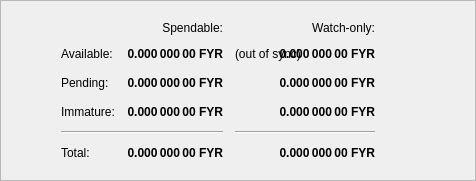
                <widget class="QFrame" name="frame">
                    <property name="frameShape">
                        <enum>QFrame::StyledPanel</enum>
                    </property>
                    <property name="frameShadow">
                        <enum>QFrame::Raised</enum>
                    </property>
                    <layout class="QHBoxLayout">
                         <item>
                            <spacer name="horizontalSpacerWalletSecruity">
                                <property name="orientation">
                                    <enum>Qt::Horizontal</enum>
                                </property>
                                <property name="sizeHint" stdset="0">
                                    <size>
                                        <width>40</width>
                                        <height>1</height>
                                    </size>
                                </property>
                            </spacer>
                        </item>
                        <item>
                            <widget class="QFrame">
                                <layout class="QVBoxLayout" name="verticalLayout_4">
                                   
                                    <item>
                                        <layout class="QGridLayout" name="gridLayout">
                                            <property name="spacing">
                                                <number>12</number>
                                            </property>
                                            <item row="0" column="1">
                                                <widget class="QLabel" name="labelSpendable">
                                                    <property name="text">
                                                        <string>Spendable:</string>
                                                    </property>
                                                    <property name="alignment">
                                                        <set>Qt::AlignRight|Qt::AlignTrailing|Qt::AlignVCenter</set>
                                                    </property>
                                                </widget>
                                            </item>
                                            <item row="0" column="2">
                                                <widget class="QLabel" name="labelWatchonly">
                                                    <property name="text">
                                                        <string>Watch-only:</string>
                                                    </property>
                                                    <property name="alignment">
                                                        <set>Qt::AlignRight|Qt::AlignTrailing|Qt::AlignVCenter</set>
                                                    </property>
                                                </widget>
                                            </item>
                                            <item row="1" column="0">
                                                <widget class="QLabel" name="labelBalanceText">
                                                    <property name="text">
                                                        <string>Available:</string>
                                                    </property>
                                                </widget>
                                            </item>
                                            <item row="1" column="1">
                                                <widget class="QLabel" name="labelBalance">
                                                    <property name="font">
                                                        <font>
                                                            <weight>75</weight>
                                                            <bold>true</bold>
                                                        </font>
                                                    </property>
                                                    <property name="cursor">
                                                        <cursorShape>IBeamCursor</cursorShape>
                                                    </property>
                                                    <property name="toolTip">
                                                        <string>Your current spendable balance</string>
                                                    </property>
                                                    <property name="text">
                                                        <string notr="true">0.000 000 00 FYR</string>
                                                    </property>
                                                    <property name="alignment">
                                                        <set>Qt::AlignRight|Qt::AlignTrailing|Qt::AlignVCenter</set>
                                                    </property>
                                                    <property name="textInteractionFlags">
                                                        <set>Qt::LinksAccessibleByMouse|Qt::TextSelectableByKeyboard|Qt::TextSelectableByMouse</set>
                                                    </property>
                                                </widget>
                                            </item>
                                            <item row="1" column="2">
                                                <widget class="QLabel" name="labelWalletStatus">
                                                    <property name="toolTip">
                                                        <string>The displayed information may be out of date. Your wallet automatically synchronizes with the Fyre network after a connection is established, but this process has not completed yet.</string>
                                                    </property>
                                                    <property name="text">
                                                        <string notr="true">(out of sync)</string>
                                                    </property>
                                                    <property name="alignment">
                                                        <set>Qt::AlignLeading|Qt::AlignLeft|Qt::AlignVCenter</set>
                                                    </property>
                                                </widget>
                                            </item>
                                            <item row="1" column="2">
                                                <widget class="QLabel" name="labelWatchAvailable">
                                                    <property name="font">
                                                        <font>
                                                            <weight>75</weight>
                                                            <bold>true</bold>
                                                        </font>
                                                    </property>
                                                    <property name="cursor">
                                                        <cursorShape>IBeamCursor</cursorShape>
                                                    </property>
                                                    <property name="toolTip">
                                                        <string>Your current balance in watch-only addresses</string>
                                                    </property>
                                                    <property name="text">
                                                        <string notr="true">0.000 000 00 FYR</string>
                                                    </property>
                                                    <property name="alignment">
                                                        <set>Qt::AlignRight|Qt::AlignTrailing|Qt::AlignVCenter</set>
                                                    </property>
                                                    <property name="textInteractionFlags">
                                                        <set>Qt::LinksAccessibleByMouse|Qt::TextSelectableByKeyboard|Qt::TextSelectableByMouse</set>
                                                    </property>
                                                </widget>
                                            </item>
                                            <item row="2" column="0">
                                                <widget class="QLabel" name="labelPendingText">
                                                    <property name="text">
                                                        <string>Pending:</string>
                                                    </property>
                                                </widget>
                                            </item>
                                            <item row="2" column="1">
                                                <widget class="QLabel" name="labelUnconfirmed">
                                                    <property name="font">
                                                        <font>
                                                            <weight>75</weight>
                                                            <bold>true</bold>
                                                        </font>
                                                    </property>
                                                    <property name="cursor">
                                                        <cursorShape>IBeamCursor</cursorShape>
                                                    </property>
                                                    <property name="toolTip">
                                                        <string>Total of transactions that have yet to be confirmed, and do not yet count toward the spendable balance</string>
                                                    </property>
                                                    <property name="text">
                                                        <string notr="true">0.000 000 00 FYR</string>
                                                    </property>
                                                    <property name="alignment">
                                                        <set>Qt::AlignRight|Qt::AlignTrailing|Qt::AlignVCenter</set>
                                                    </property>
                                                    <property name="textInteractionFlags">
                                                        <set>Qt::LinksAccessibleByMouse|Qt::TextSelectableByKeyboard|Qt::TextSelectableByMouse</set>
                                                    </property>
                                                </widget>
                                            </item>
                                            <item row="2" column="2">
                                                <widget class="QLabel" name="labelWatchPending">
                                                    <property name="font">
                                                        <font>
                                                            <weight>75</weight>
                                                            <bold>true</bold>
                                                        </font>
                                                    </property>
                                                    <property name="cursor">
                                                        <cursorShape>IBeamCursor</cursorShape>
                                                    </property>
                                                    <property name="toolTip">
                                                        <string>Unconfirmed transactions to watch-only addresses</string>
                                                    </property>
                                                    <property name="text">
                                                        <string notr="true">0.000 000 00 FYR</string>
                                                    </property>
                                                    <property name="alignment">
                                                        <set>Qt::AlignRight|Qt::AlignTrailing|Qt::AlignVCenter</set>
                                                    </property>
                                                    <property name="textInteractionFlags">
                                                        <set>Qt::LinksAccessibleByMouse|Qt::TextSelectableByKeyboard|Qt::TextSelectableByMouse</set>
                                                    </property>
                                                </widget>
                                            </item>
                                            <item row="2" column="3">
                                                <spacer name="horizontalSpacer_2">
                                                    <property name="orientation">
                                                        <enum>Qt::Horizontal</enum>
                                                    </property>
                                                    <property name="sizeHint" stdset="0">
                                                        <size>
                                                            <width>40</width>
                                                            <height>20</height>
                                                        </size>
                                                    </property>
                                                </spacer>
                                            </item>
                                            <item row="3" column="0">
                                                <widget class="QLabel" name="labelImmatureText">
                                                    <property name="text">
                                                        <string>Immature:</string>
                                                    </property>
                                                </widget>
                                            </item>
                                            <item row="3" column="1">
                                                <widget class="QLabel" name="labelImmature">
                                                    <property name="font">
                                                        <font>
                                                            <weight>75</weight>
                                                            <bold>true</bold>
                                                        </font>
                                                    </property>
                                                    <property name="cursor">
                                                        <cursorShape>IBeamCursor</cursorShape>
                                                    </property>
                                                    <property name="toolTip">
                                                        <string>Mined balance that has not yet matured</string>
                                                    </property>
                                                    <property name="text">
                                                        <string notr="true">0.000 000 00 FYR</string>
                                                    </property>
                                                    <property name="alignment">
                                                        <set>Qt::AlignRight|Qt::AlignTrailing|Qt::AlignVCenter</set>
                                                    </property>
                                                    <property name="textInteractionFlags">
                                                        <set>Qt::LinksAccessibleByMouse|Qt::TextSelectableByKeyboard|Qt::TextSelectableByMouse</set>
                                                    </property>
                                                </widget>
                                            </item>
                                            <item row="3" column="2">
                                                <widget class="QLabel" name="labelWatchImmature">
                                                    <property name="font">
                                                        <font>
                                                            <weight>75</weight>
                                                            <bold>true</bold>
                                                        </font>
                                                    </property>
                                                    <property name="cursor">
                                                        <cursorShape>IBeamCursor</cursorShape>
                                                    </property>
                                                    <property name="toolTip">
                                                        <string>Mined balance in watch-only addresses that has not yet matured</string>
                                                    </property>
                                                    <property name="text">
                                                        <string notr="true">0.000 000 00 FYR</string>
                                                    </property>
                                                    <property name="alignment">
                                                        <set>Qt::AlignRight|Qt::AlignTrailing|Qt::AlignVCenter</set>
                                                    </property>
                                                    <property name="textInteractionFlags">
                                                        <set>Qt::LinksAccessibleByMouse|Qt::TextSelectableByKeyboard|Qt::TextSelectableByMouse</set>
                                                    </property>
                                                </widget>
                                            </item>
                                            <item row="4" column="0" colspan="2">
                                                <widget class="Line" name="lineSpendableBalance">
                                                    <property name="orientation">
                                                        <enum>Qt::Horizontal</enum>
                                                    </property>
                                                </widget>
                                            </item>
                                            <item row="4" column="2">
                                                <widget class="Line" name="lineWatchBalance">
                                                    <property name="sizePolicy">
                                                        <sizepolicy hsizetype="Preferred" vsizetype="Fixed">
                                                            <horstretch>0</horstretch>
                                                            <verstretch>0</verstretch>
                                                        </sizepolicy>
                                                    </property>
                                                    <property name="minimumSize">
                                                        <size>
                                                            <width>140</width>
                                                            <height>0</height>
                                                        </size>
                                                    </property>
                                                    <property name="orientation">
                                                        <enum>Qt::Horizontal</enum>
                                                    </property>
                                                </widget>
                                            </item>
                                            <item row="5" column="0">
                                                <widget class="QLabel" name="labelTotalText">
                                                    <property name="text">
                                                        <string>Total:</string>
                                                    </property>
                                                </widget>
                                            </item>
                                            <item row="5" column="1">
                                                <widget class="QLabel" name="labelTotal">
                                                    <property name="font">
                                                        <font>
                                                            <weight>75</weight>
                                                            <bold>true</bold>
                                                        </font>
                                                    </property>
                                                    <property name="cursor">
                                                        <cursorShape>IBeamCursor</cursorShape>
                                                    </property>
                                                    <property name="toolTip">
                                                        <string>Your current total balance</string>
                                                    </property>
                                                    <property name="text">
                                                        <string notr="true">0.000 000 00 FYR</string>
                                                    </property>
                                                    <property name="alignment">
                                                        <set>Qt::AlignRight|Qt::AlignTrailing|Qt::AlignVCenter</set>
                                                    </property>
                                                    <property name="textInteractionFlags">
                                                        <set>Qt::LinksAccessibleByMouse|Qt::TextSelectableByKeyboard|Qt::TextSelectableByMouse</set>
                                                    </property>
                                                </widget>
                                            </item>
                                            <item row="5" column="2">
                                                <widget class="QLabel" name="labelWatchTotal">
                                                    <property name="font">
                                                        <font>
                                                            <weight>75</weight>
                                                            <bold>true</bold>
                                                        </font>
                                                    </property>
                                                    <property name="cursor">
                                                        <cursorShape>IBeamCursor</cursorShape>
                                                    </property>
                                                    <property name="toolTip">
                                                        <string>Current total balance in watch-only addresses</string>
                                                    </property>
                                                    <property name="text">
                                                        <string notr="true">0.000 000 00 FYR</string>
                                                    </property>
                                                    <property name="alignment">
                                                        <set>Qt::AlignRight|Qt::AlignTrailing|Qt::AlignVCenter</set>
                                                    </property>
                                                    <property name="textInteractionFlags">
                                                        <set>Qt::LinksAccessibleByMouse|Qt::TextSelectableByKeyboard|Qt::TextSelectableByMouse</set>
                                                    </property>
                                                </widget>
                                            </item>
                                        </layout>
                                    </item>
                                </layout>
                            </widget>
                        </item>
                        <item>
                            <spacer name="horizontalSpacerWalletSecruity">
                                <property name="orientation">
                                    <enum>Qt::Horizontal</enum>
                                </property>
                                <property name="sizeHint" stdset="0">
                                    <size>
                                        <width>40</width>
                                        <height>1</height>
                                    </size>
                                </property>
                            </spacer>
                        </item>
                    </layout>
                </widget>
